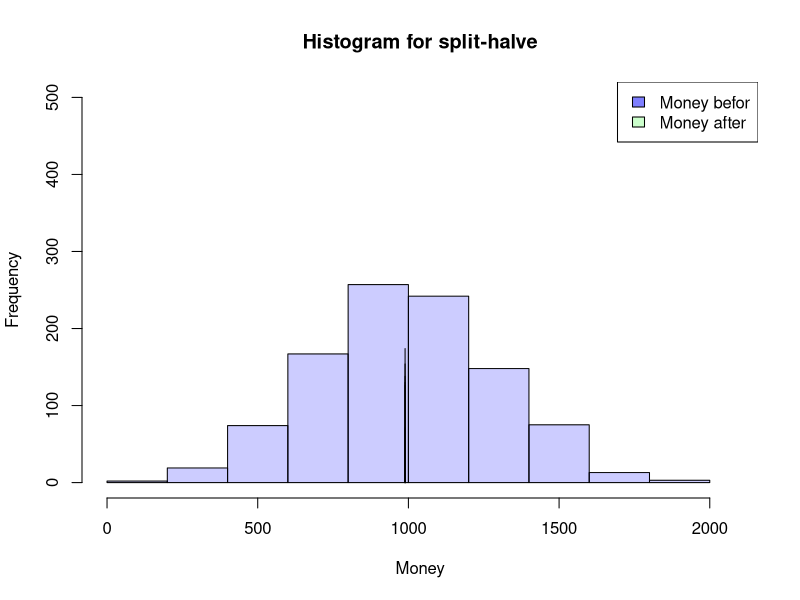
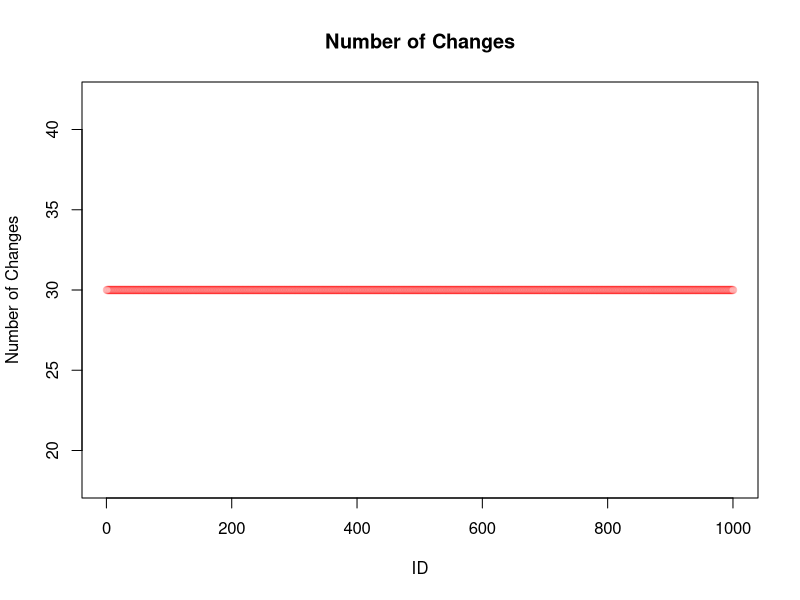
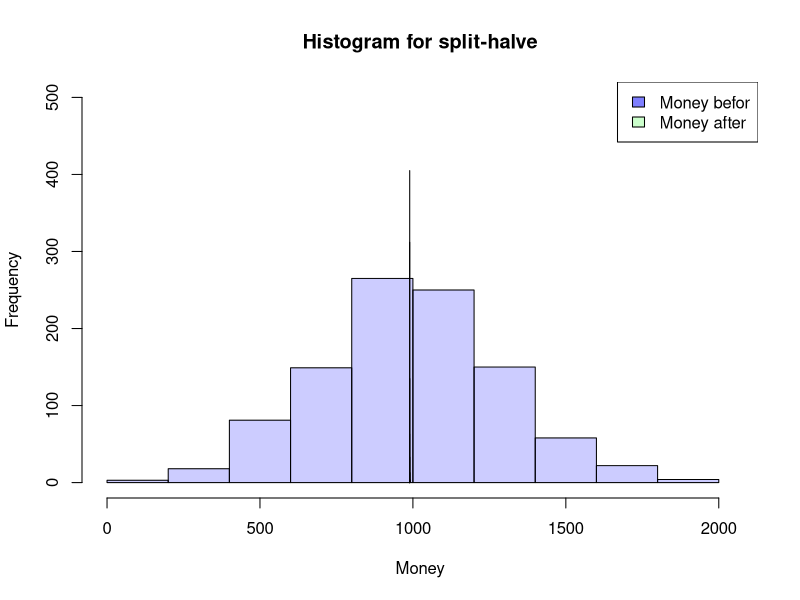
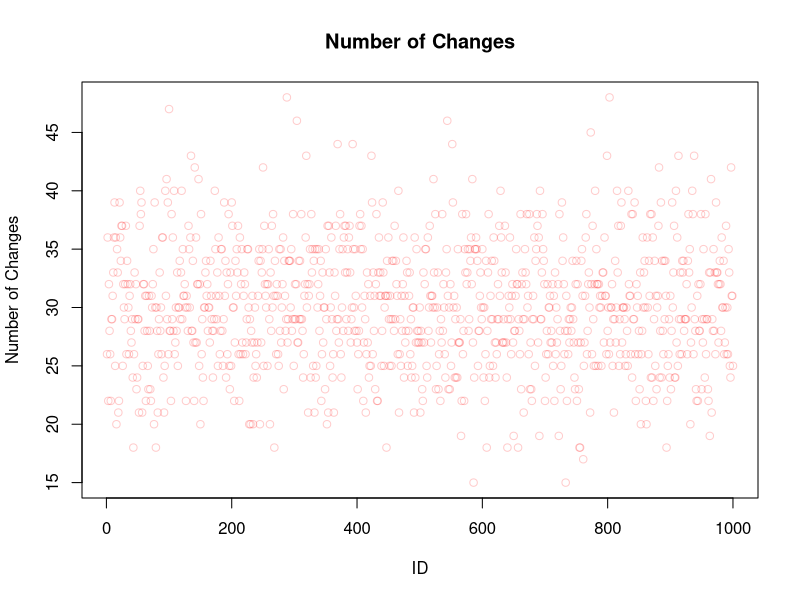
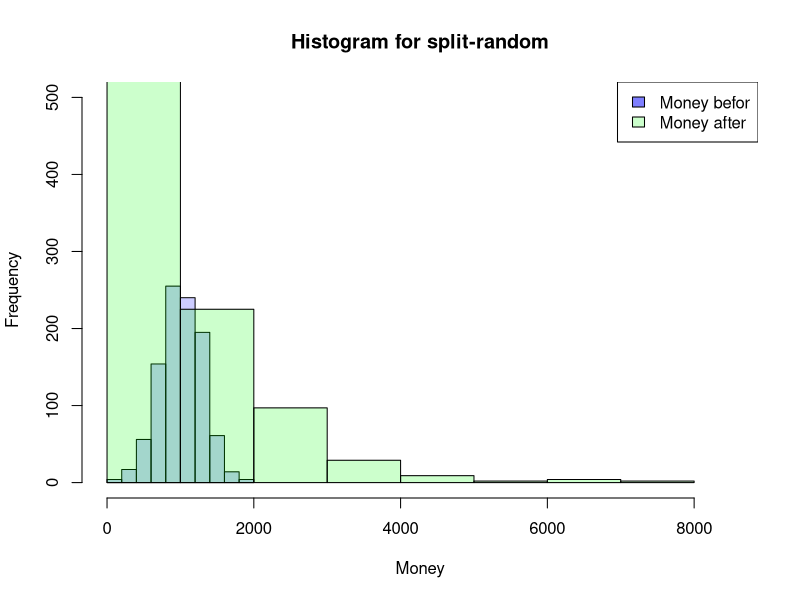
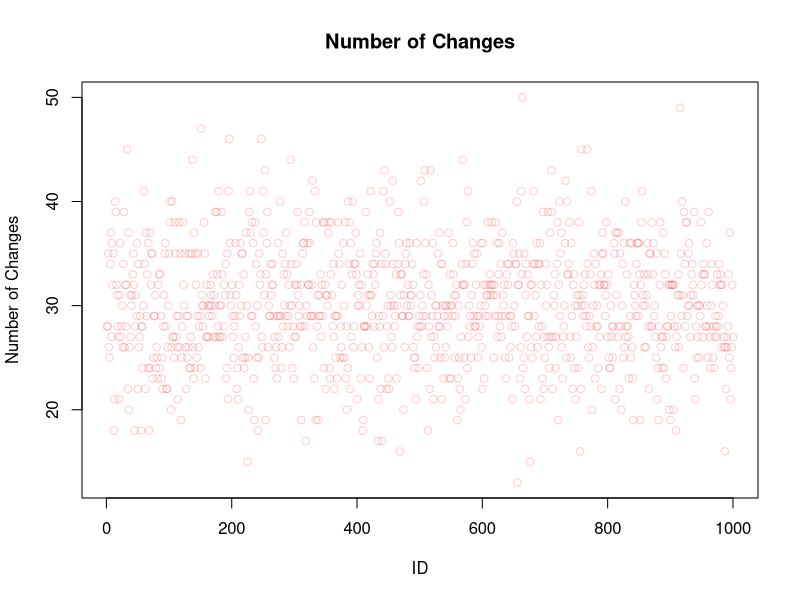
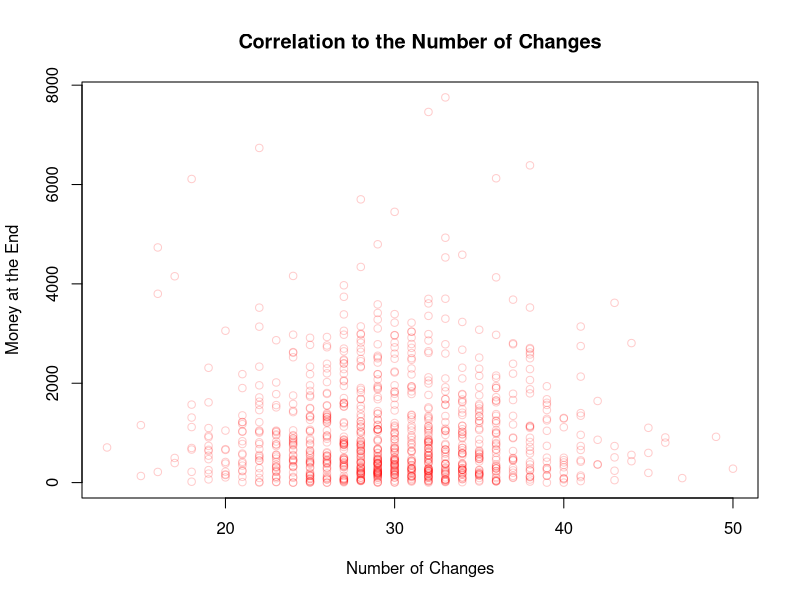
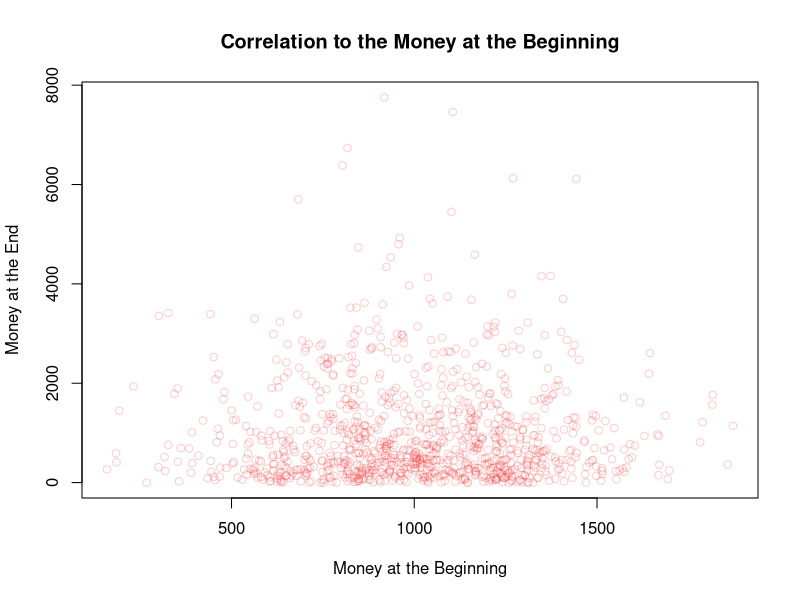

Write R code to recreate these figures, in order.
## ---- chunk 1
SplitHalve <- function(nAgent,maxExchange,Money_mean=1000,Money_sd=300) {
  df <- data.frame(ID=seq(1,nAgent),
                   nE=0,
                   Ms=rnorm(nAgent, mean = Money_mean, sd = Money_sd),
                   MT=0,Me=0)
  df$Me <- df$Ms
  iE <- 1
  while (iE <= maxExchange) {
    df$MT <- df$Me
    rdf <- sample(df[df$nE < iE,"ID"], size=2)
    df[(df$ID == rdf[1] | df$ID == rdf[2]),"nE"] <-
      df[(df$ID == rdf[1] | df$ID == rdf[2]),"nE"]+1
    df[(df$ID == rdf[1] | df$ID == rdf[2]),"Me"] <-
      sum(df[(df$ID == rdf[1] | df$ID == rdf[2]),"MT"])/2
    if (NROW(df[df$nE < iE,"ID"]) < 2) {
      iE <- iE+1
      }
  }
  return(df)
}

## ---- chunk 2
df <- SplitHalve(1000,30)

summary(df)
hist(df$Ms, xlab="Money",main="Histogram for split-halve",
     col=rgb(0,0,1,0.2),
     xlim=c(0,max(c(df$Me,df$Ms)))*1.1,ylim=c(0,nrow(df)/2))
hist(df$Me, col=rgb(0,1,0,0.2),
     add=TRUE)
legend('topright', c('Money befor', 'Money after'),
       fill=c(rgb(0,0,1,0.5), rgb(0,1,0,0.2)))

plot(df$ID,df$nE,main="Number of Changes",
     xlab="ID",ylab="Number of Changes",
     col=rgb(1,0,0,0.2))

## ---- chunk 3
SplitHalve2 <- function(nAgent,maxExchange,Money_mean=1000,Money_sd=300) {
  df <- data.frame(ID=seq(1,nAgent),
                   nE=0,
                   Ms=rnorm(nAgent, mean = Money_mean, sd = Money_sd),
                   MT=0,Me=0)
  df$Me <- df$Ms
  iE <- 1
  while (iE <= maxExchange) {
    df$MT <- df$Me
    rdf <- sample(df$ID, size=2)
    df[(df$ID == rdf[1] | df$ID == rdf[2]),"nE"] <-
      df[(df$ID == rdf[1] | df$ID == rdf[2]),"nE"]+1
    df[(df$ID == rdf[1] | df$ID == rdf[2]),"Me"] <-
      sum(df[(df$ID == rdf[1] | df$ID == rdf[2]),"MT"])/2
    iE <- iE+1
  }
  return(df)
}
## ---- chunk 4
df <- SplitHalve2(1000,15000)

summary(df)
hist(df$Ms, xlab="Money",main="Histogram for split-halve",
     col=rgb(0,0,1,0.2),
     xlim=c(0,max(c(df$Me,df$Ms)))*1.1,ylim=c(0,nrow(df)/2))
hist(df$Me, col=rgb(0,1,0,0.2),
     add=TRUE)
legend('topright', c('Money befor', 'Money after'),
       fill=c(rgb(0,0,1,0.5), rgb(0,1,0,0.2)))

plot(df$ID,df$nE,main="Number of Changes",
     xlab="ID",ylab="Number of Changes",
     col=rgb(1,0,0,0.2))
## ---- chunk 5
SplitRandom <- function(nAgent,maxExchange,Money_mean=1000,Money_sd=300) {
  df <- data.frame(ID=seq(1,nAgent),
                   nE=0,
                   Ms=rnorm(nAgent, mean = Money_mean, sd = Money_sd),
                   MT=0,Me=0)
  df$Me <- df$Ms
  iE <- 1
  while (iE <= maxExchange) {
    df$MT <- df$Me
    rdf <- sample(df$ID, size=2)
    rds <- sample(0:100, size=1)/100
    df[(df$ID == rdf[1] | df$ID == rdf[2]),"nE"] <-
      df[(df$ID == rdf[1] | df$ID == rdf[2]),"nE"]+1
    df[(df$ID == rdf[1] | df$ID == rdf[2]),"Me"] <-
      sum(df[(df$ID == rdf[1] | df$ID == rdf[2]),"MT"])*c(rds,1-rds)
    iE <- iE+1
  }
  return(df)
}

## ---- chunk 6
df <- SplitRandom(1000,15000)

summary(df)
hist(df$Ms, xlab="Money",main="Histogram for split-random",
     col=rgb(0,0,1,0.2),
     xlim=c(0,max(c(df$Me,df$Ms)))*1.1,ylim=c(0,nrow(df)/2))
hist(df$Me, col=rgb(0,1,0,0.2),
     add=TRUE)
legend('topright', c('Money befor', 'Money after'),
       fill=c(rgb(0,0,1,0.5), rgb(0,1,0,0.2)))

plot(df$ID,df$nE,main="Number of Changes",
     xlab="ID",ylab="Number of Changes",
     col=rgb(1,0,0,0.2))
## ---- chunk 7
plot(df$nE,df$Me,main="Correlation to the Number of Changes",
     xlab="Number of Changes",ylab="Money at the End",
     col=rgb(1,0,0,0.2))

plot(df$Ms,df$Me,main="Correlation to the Money at the Beginning",
     xlab="Money at the Beginning",ylab="Money at the End",
     col=rgb(1,0,0,0.2))

plot(df$ID,df$Me,main="Correlation to the ID",
     xlab="ID",ylab="Money at the End",
     col=rgb(1,0,0,0.2))
## ---- chunk 8
SplitRandom2 <- function(nAgent,maxExchange,Money_mean=1000,Money_sd=300) {
  df <- data.frame(ID=seq(1,nAgent),
                   nE=0,
                   Ms=rnorm(nAgent, mean = Money_mean, sd = Money_sd),
                   MT=0,Me=0)
  df$Me <- df$Ms
  iE <- 1
  while (iE <= maxExchange) {
    df$MT <- df$Me
    rdf <- sample(df$ID, size=2)
    rds <- sample(30:70, size=1)/100
    df[(df$ID == rdf[1] | df$ID == rdf[2]),"nE"] <-
      df[(df$ID == rdf[1] | df$ID == rdf[2]),"nE"]+1
    df[(df$ID == rdf[1] | df$ID == rdf[2]),"Me"] <-
      sum(df[(df$ID == rdf[1] | df$ID == rdf[2]),"MT"])*c(rds,1-rds)
    iE <- iE+1
  }
  return(df)
}
## ---- chunk 9
df <- SplitRandom2(1000,15000)

summary(df)
hist(df$Ms, xlab="Money",main="Histogram for split-random (30%-70%)",
     col=rgb(0,0,1,0.2),
     xlim=c(0,max(c(df$Me,df$Ms)))*1.1,ylim=c(0,nrow(df)/2))
hist(df$Me, col=rgb(0,1,0,0.2),
     add=TRUE)
legend('topright', c('Money befor', 'Money after'),
       fill=c(rgb(0,0,1,0.5), rgb(0,1,0,0.2)))
## ---- chunk 10
SplitRandomR <- function(nAgent,maxExchange,Money_mean=1000,Money_sd=300) {
  df <- data.frame(ID=seq(1,nAgent),
                   nE=0,
                   Ms=rnorm(nAgent, mean = Money_mean, sd = Money_sd),
                   MT=0,Me=0)
  df$Me <- df$Ms
  iE <- 1
  while (iE <= maxExchange) {
    df$MT <- df$Me
    rdf <- sample(df[df$nE < iE,"ID"], size=2)
    rds <- sample(0:100, size=1)/100
    df[(df$ID == rdf[1] | df$ID == rdf[2]),"nE"] <-
      df[(df$ID == rdf[1] | df$ID == rdf[2]),"nE"]+1
    df[(df$ID == rdf[1] | df$ID == rdf[2]),"Me"] <-
      sum(df[(df$ID == rdf[1] | df$ID == rdf[2]),"MT"])*c(rds,1-rds)
    if (NROW(df[df$nE < iE,"ID"]) < 2) {
      iE <- iE+1
    }
  }
  return(df)
}
## ---- chunk 11
df <- SplitRandomR(1000,30)

summary(df)
hist(df$Ms, xlab="Money",main="Histogram for split-random Restricted",
     col=rgb(0,0,1,0.2),
     xlim=c(0,max(c(df$Me,df$Ms)))*1.1,ylim=c(0,nrow(df)/2))
hist(df$Me, col=rgb(0,1,0,0.2),
     add=TRUE)
legend('topright', c('Money befor', 'Money after'),
       fill=c(rgb(0,0,1,0.5), rgb(0,1,0,0.2)))

plot(df$ID,df$nE,main="Number of Changes",
     xlab="ID",ylab="Number of Changes",
     col=rgb(1,0,0,0.2))
## ---- chunk 12
df <- SplitRandomR(1000,1)

hist(df$Ms, xlab="Money",main="Histogram for split-random Restricted",
     col=rgb(0,0,1,0.2),
     xlim=c(0,max(c(df$Me,df$Ms)))*1.1,ylim=c(0,nrow(df)/2))
hist(df$Me, col=rgb(0,1,0,0.2),
     add=TRUE)
legend('topright', c('Money befor', 'Money after'),
       fill=c(rgb(0,0,1,0.5), rgb(0,1,0,0.2)))

## ---- chunk 13
df <- SplitRandomR(1000,2)

hist(df$Ms, xlab="Money",main="Histogram for split-random Restricted",
     col=rgb(0,0,1,0.2),
     xlim=c(0,max(c(df$Me,df$Ms)))*1.1,ylim=c(0,nrow(df)/2))
hist(df$Me, col=rgb(0,1,0,0.2),
     add=TRUE)
legend('topright', c('Money befor', 'Money after'),
       fill=c(rgb(0,0,1,0.5), rgb(0,1,0,0.2)))
